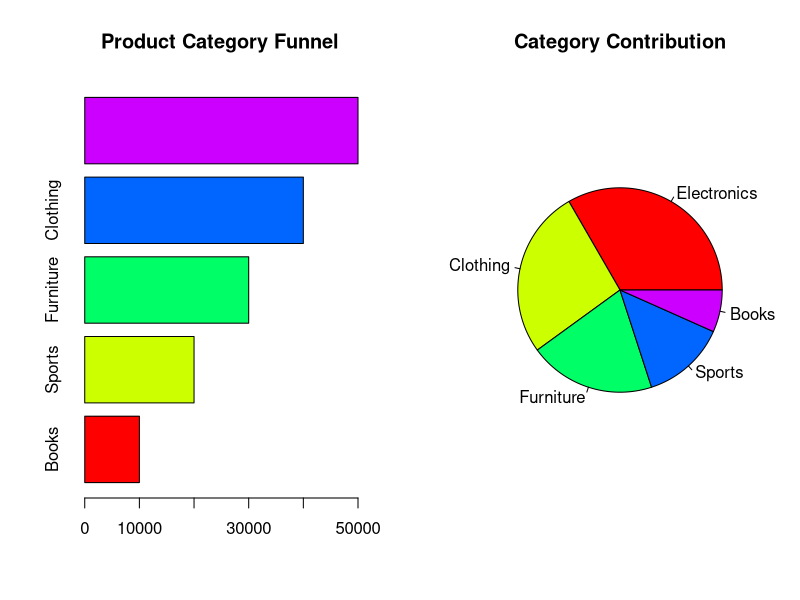

The R script that drew this image:
# Product Category Dataset
category <- c("Electronics","Clothing","Furniture","Sports","Books")
sales <- c(50000,40000,30000,20000,10000)

# Display charts side by side
par(mfrow=c(1,2))

# Funnel Style Bar Chart
barplot(rev(sales),
        names.arg=rev(category),
        horiz=TRUE,
        col=rainbow(5),
        main="Product Category Funnel")

# Pie Chart
pie(sales,
    labels=category,
    col=rainbow(5),
    main="Category Contribution")

# Reset layout
par(mfrow=c(1,1))

# Table
product_data <- data.frame(Category=category,
                           Sales=sales)

print("Product Category Data")
print(product_data)
